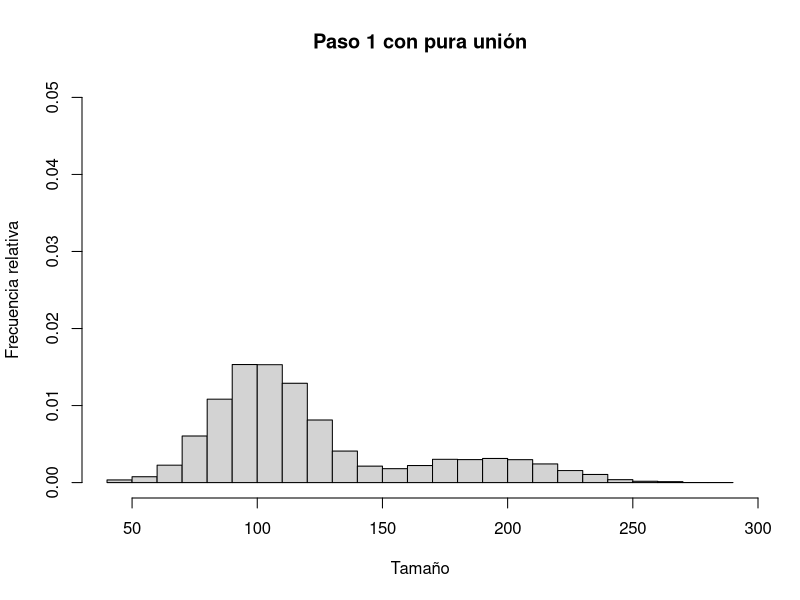
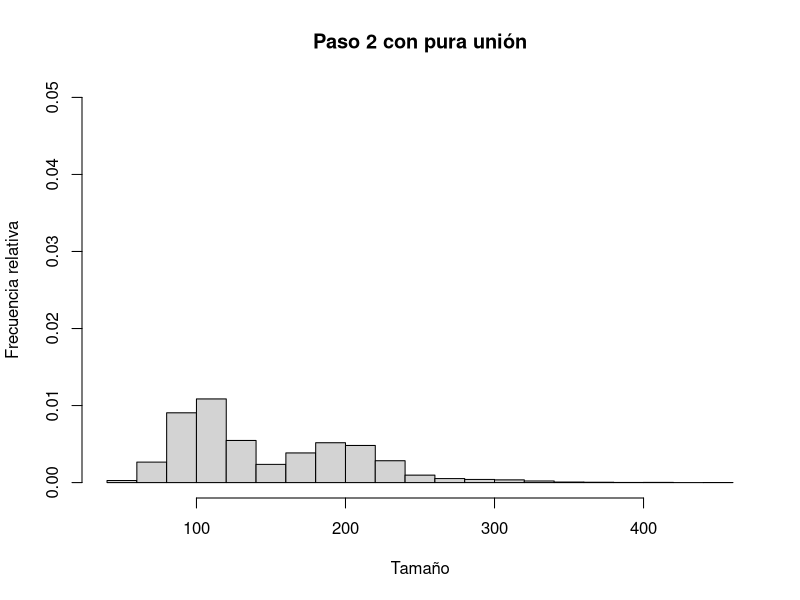
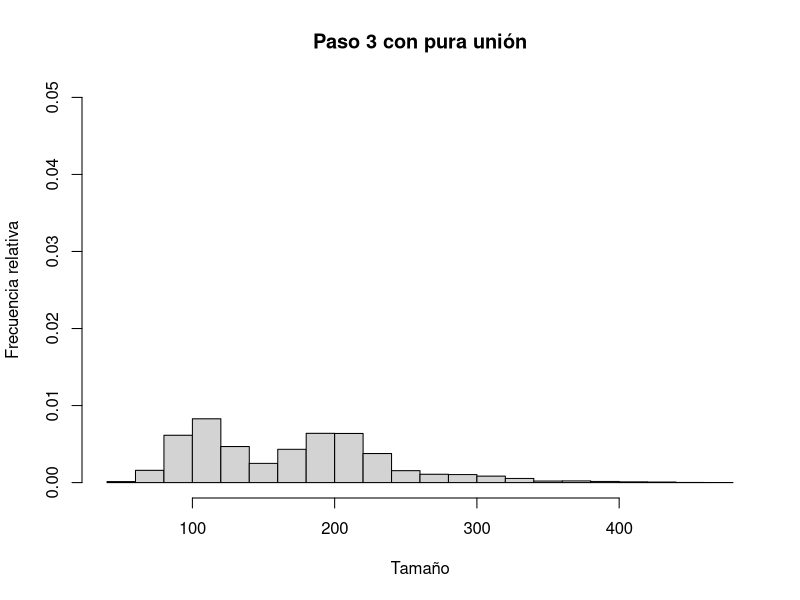
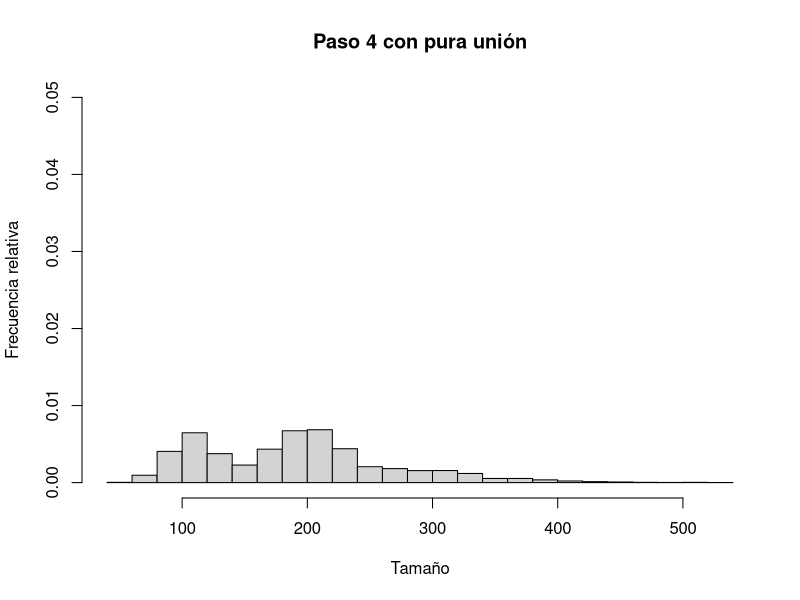
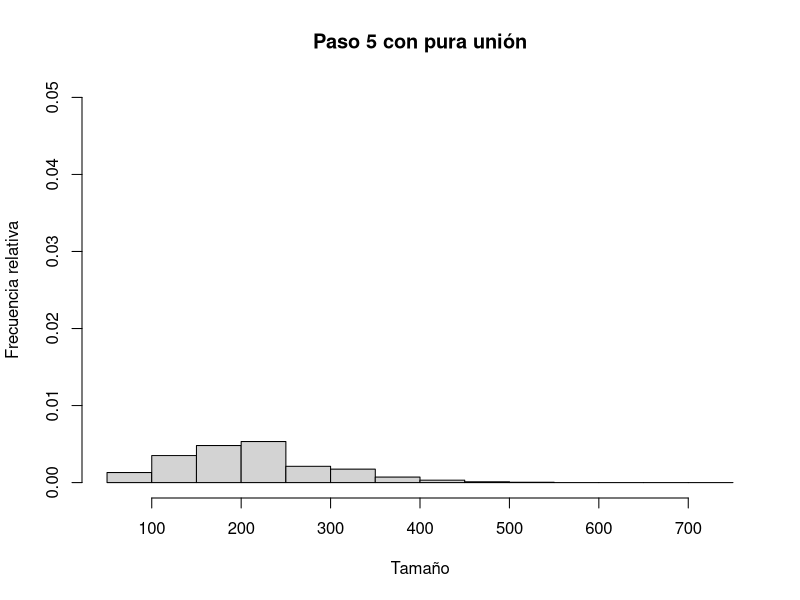
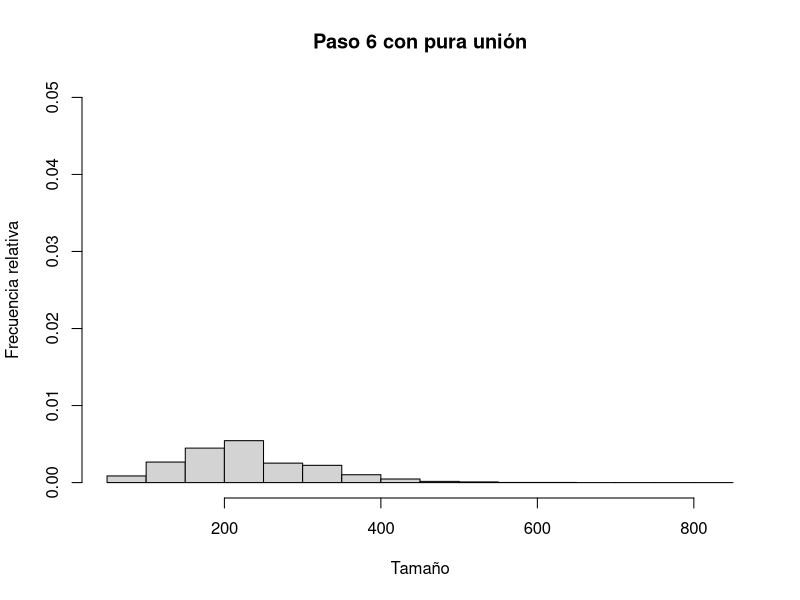
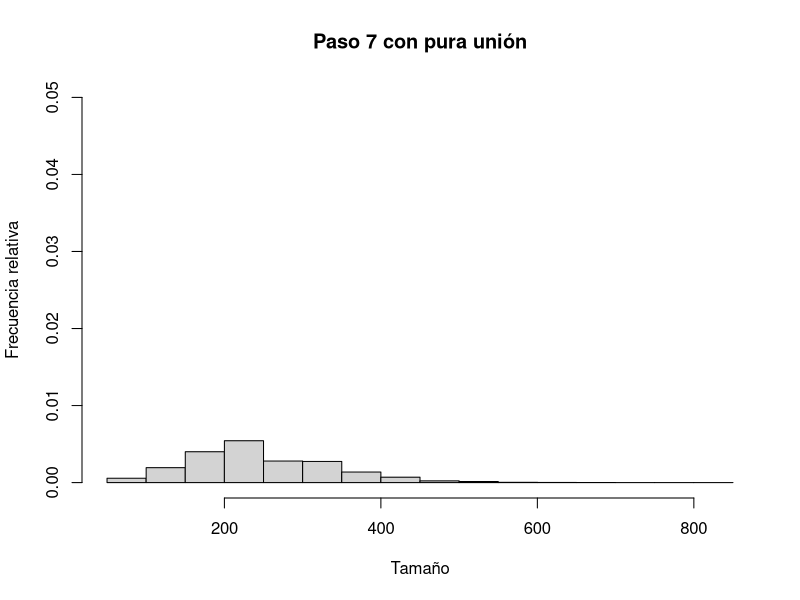
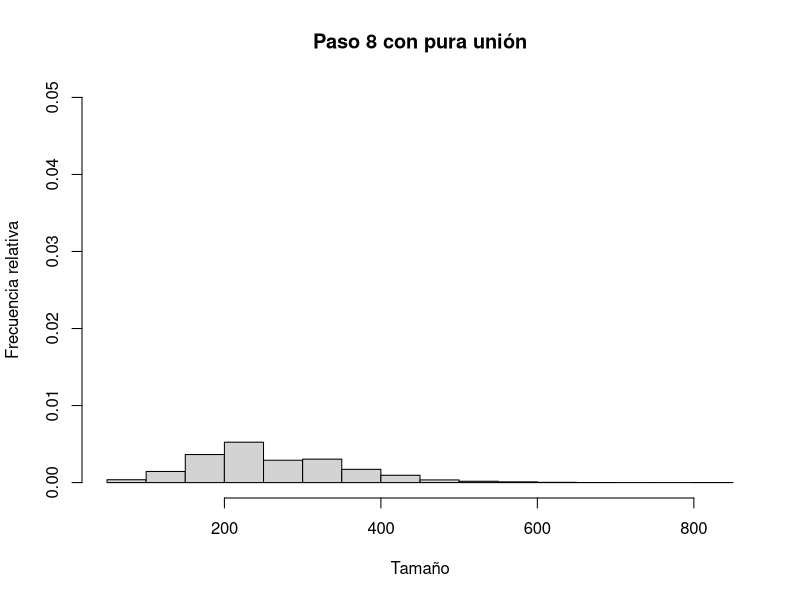

The R script that drew these images, in order:
k <- 10000
n <- 1000000
originales <- rnorm(k)
cumulos <- originales - min(originales) + 1
cumulos <- round(n * cumulos / sum(cumulos))
diferencia <- n - sum(cumulos)
if (diferencia > 0) {
    for (i in 1:diferencia) {
        p <- sample(1:k, 1)
        cumulos[p] <- cumulos[p] + 1
    }
} else if (diferencia < 0) {
    for (i in 1:-diferencia) {
        p <- sample(1:k, 1)
        if (cumulos[p] > 1) {
            cumulos[p] <- cumulos[p] - 1
        }
    }
}
c <- median(cumulos) # tamanio critico de cumulos
d <- sd(cumulos) / 4 # factor arbitrario para suavizar la curva
rotura <- function(x) {
    return (1 / (1 + exp((c - x) / d)))
}
union <- function(x) {
    return (exp(-x / c))
}
romperse <- function(tam, cuantos) {
    res <- integer()
    for (cumulo in 1:cuantos) {
        if (runif(1) < rotura(tam)) {
            primera <- sample(1:(tam-1), 1)
            segunda <- tam - primera
            res <- c(res, primera, segunda)
        } else {
            res <- c(res, tam)
        }
    }
    return(res)
}
unirse <- function(tam, cuantos) {
    res <- integer()
    for (cumulo in 1:cuantos) {
        if (runif(1) < union(tam)) {
            res <- c(res, -tam) # marcamos con negativo los que quieren unirse
        } else {
            res <- c(res, tam)
        }
    }
    return(res)
}
freq <- as.data.frame(table(cumulos))
names(freq) <- c("tam", "num")
freq$tam <- as.numeric(levels(freq$tam))[freq$tam]
duracion <- 10
digitos <- floor(log(duracion, 10)) + 1
for (paso in 1:duracion) {
    cumulos <- integer()
    for (i in 1:dim(freq)[1]) {
        urna <- freq[i,]
        cumulos <- c(cumulos, unirse(urna$tam, urna$num))
    }
    juntarse <- -cumulos[cumulos < 0] # sacarlos y hacerlos positivos 
    cumulos <- cumulos[cumulos > 0] # los demas se quedan tal cual
    nt <- length(juntarse)
    if (nt > 0) {
        if (nt > 1) {
            np <- floor(nt / 2) # cuantos pares se pueden formar
            juntarse <- sample(juntarse) # ponerles orden aleatorio
            for (i in 1:np) { # sacar los pares formados por el orden
                cumulos <- c(cumulos, juntarse[2*i-1] + juntarse[2*i])
            }
        }
        if (nt %% 2 == 1) { # es una cantidad impar
            cumulos <- c(cumulos, juntarse[length(juntarse)]) # el ultimo
        }
    }
    tl <- paste(paso, "", sep="")
    while (nchar(tl) < digitos) {
        tl <- paste("0", tl, sep="")
    }
    png(paste("p8_ut", tl, ".png", sep=""), width=300, height=300)
    hist(cumulos, breaks=20, main=paste("Paso", paso, "con pura uni\u{00f3}n"), 
         freq=FALSE, ylim=c(0, 0.05),
         xlab="Tama\u{00f1}o", ylab="Frecuencia relativa")
    graphics.off()
    freq <- as.data.frame(table(cumulos))
    names(freq) <- c("tam", "num")
    freq$tam <- as.numeric(levels(freq$tam))[freq$tam]
}
